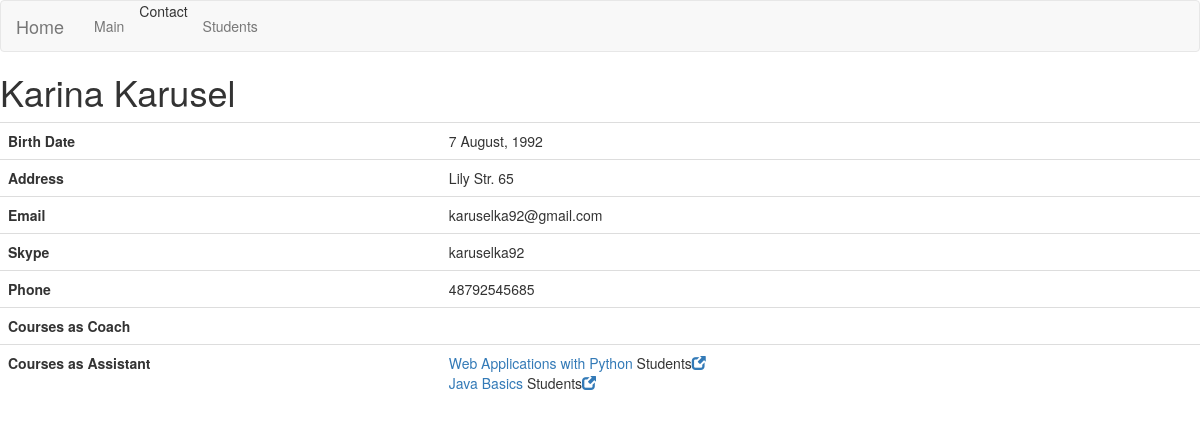
Before: /coaches/2/ with the older database file.
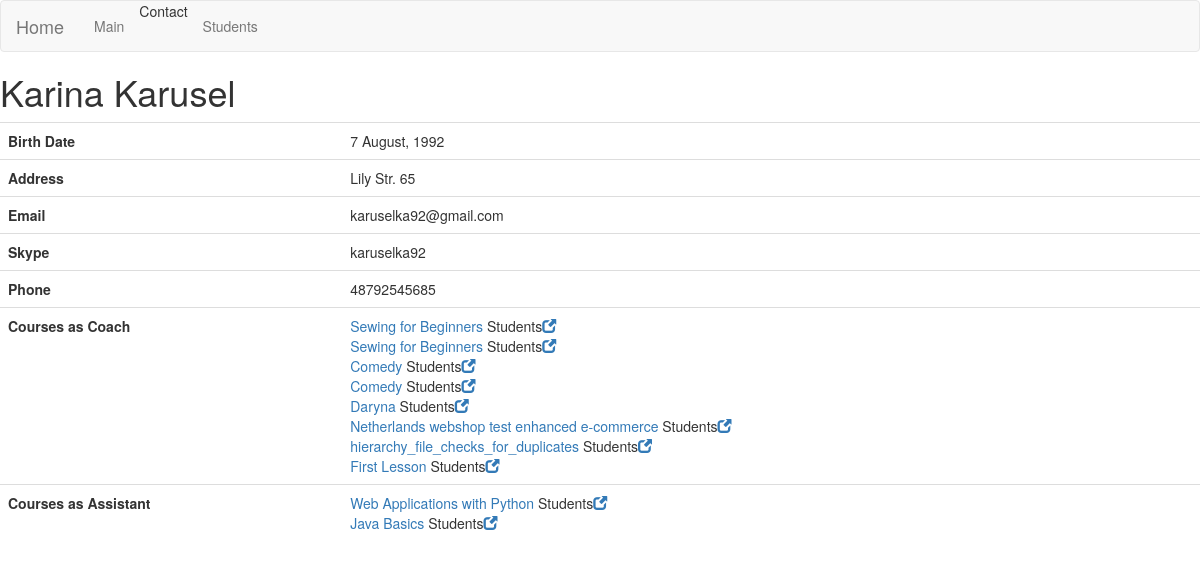
After: the same page with the newer database file.
### courses/models.py (models this page shows)
class Course(models.Model):
    name = models.CharField(max_length = 100)
    short_description = models.CharField(max_length = 220)
    description = models.TextField()
    coach = models.ForeignKey(Coach, blank=True, null=True, related_name='coach_courses', on_delete = models.CASCADE)
    assistant = models.ForeignKey(Coach, blank=True, null=True, related_name = 'assistant_courses', on_delete=models.CASCADE)
    def __str__(self):
        return self.name

### coaches/views.py (the view)
# urls.py: url(r'^(?P<pk>[0-9]+)/$', views.CoachView.as_view(), name='coach_details'),]
class CoachView(generic.DetailView):
    context_object_name = 'coach'
    template_name = 'coaches/coach_details.html'
    def get_queryset(self):
        return Coach.objects.all()

### coaches/templates/coaches/coach_details.html (shortened to what this page needs)
{% extends "base.html" %}
{% block main_content %}
<h1>{{ coach.user.first_name }} {{ coach.user.last_name }}</h1>
<table class="table">
  <tbody>
      <tr>
      <th>Birth Date</th>
      <td>{{ coach.date_of_birth|date:"j F, Y" }}</td>
      </tr>
      <tr>
      <th>Address</th>
      <td>{{ coach.address }}</td>
      </tr>
      <tr>
      <th>Email</th>
      <td>{{ coach.user.email }}</td>
      </tr>
      <tr>
      <th>Skype</th>
      <td>{{ coach.skype }}</td>
      </tr>
      <tr>
      <th>Phone</th>
      <td>{{ coach.phone }}</td>
      </tr>
      <tr>
      <th>Courses as Coach</th>
          <td>{% for course in coach.coach_courses.all %}<a href="{% url 'courses:detail' course.id %}"> {{ course }}  </a> Students<a href="{% url 'students:student_list' %}?course_id={{ course.id }}"><span class="glyphicon glyphicon-new-window" aria-hidden="true"></span></a> <br>{% endfor %} </td>
      </tr>
      <tr>
      <th>Courses as Assistant</th>
          <td>{% for course in coach.assistant_courses.all %}<a href="{% url 'courses:detail' course.id %}"> {{ course }} </a>Students<a href="{% url 'students:student_list' %}?course_id={{ course.id }}"><span class="glyphicon glyphicon-new-window" aria-hidden="true"></span></a> <br> {% endfor %}</td>
      </tr>
  </tbody>
</table>
{% endblock main_content %}

Changed rows visible on the page:
added Course: name "Sewing for Beginners", shown under "Karina Karusel"
added Course: name "Sewing for Beginners", shown under "Karina Karusel"
added Course: name "Comedy", shown under "Karina Karusel"
added Course: name "Comedy", shown under "Karina Karusel"
added Course: name "Daryna", shown under "Karina Karusel"
added Course: name "Netherlands webshop test enhanced e-commerce", shown under "Karina Karusel"
added Course: name "hierarchy_file_checks_for_duplicates", shown under "Karina Karusel"
added Course: name "First Lesson", shown under "Karina Karusel"
